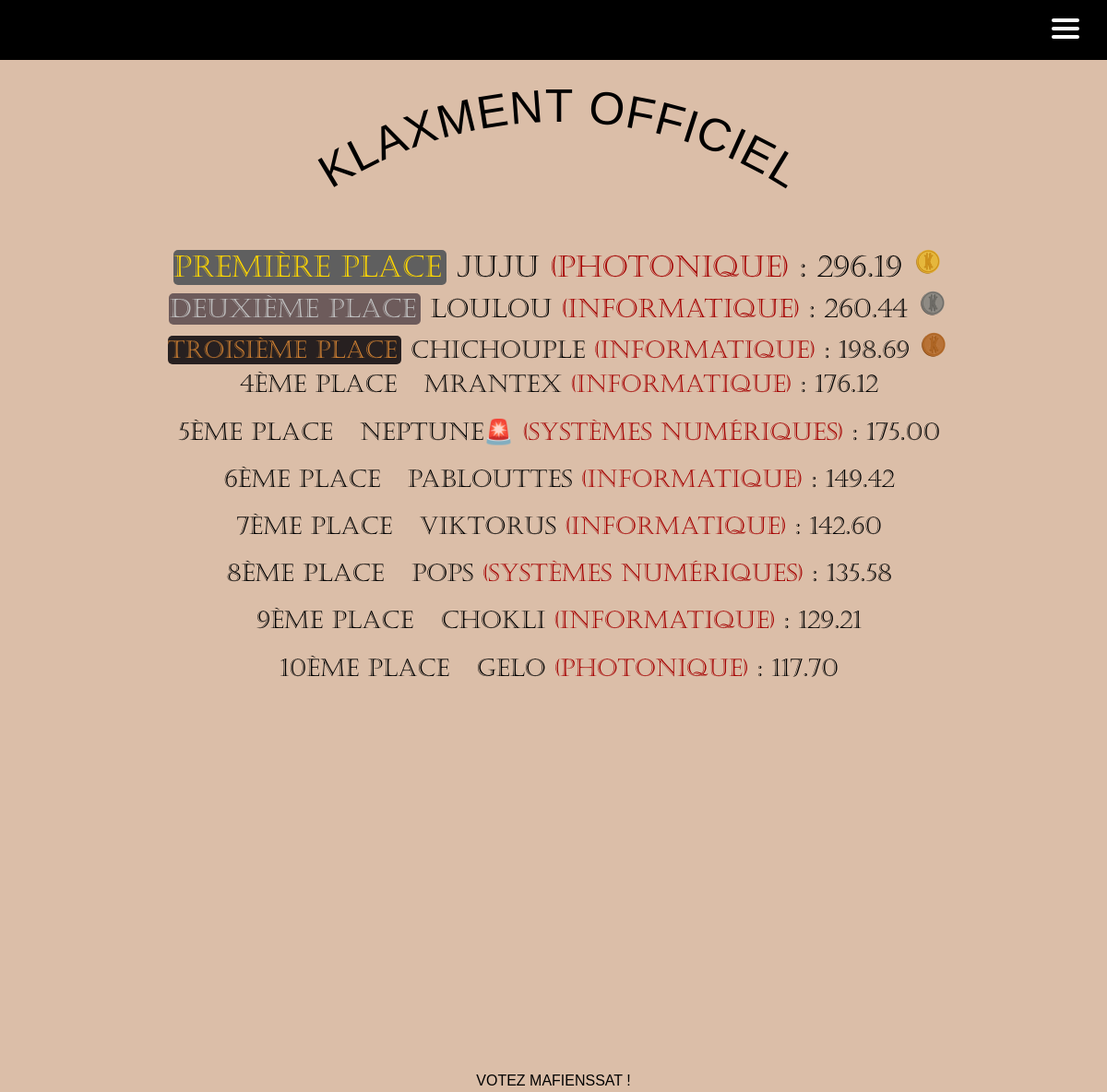
The page /klaxment/ on the database its author committed.
### main_app/models.py (models this page shows)
class User(AbstractUser):
    id = models.AutoField(primary_key=True, unique=True)
    first_name = models.CharField(max_length=30)
    last_name = models.CharField(max_length=30)
    username = models.CharField(max_length=20, unique=True)
    email = models.EmailField(unique=True, default="@enssat.fr")
    SECTOR = (
        ('INFO', 'Informatique'),
        ('PHOT', 'Photonique'),
        ('SNUM', 'Systèmes numériques'),
        ('IMR', 'IMR')
    )
    sector = models.CharField(max_length=4, choices=SECTOR, blank=True, help_text='Donne moi ta filière bro')
    created = models.DateTimeField(auto_now_add=True)
    updated = models.DateTimeField(auto_now=True)
    klax_coins = models.DecimalField(max_digits=12, decimal_places=2, default=100.00)
    activate = models.BooleanField(default=False)
    from_list = models.BooleanField(default=False)
    USERNAME_FIELD = 'email'
    REQUIRED_FIELDS = ['username']

### main_app/views.py (the view)
# urls.py: path("klaxment/", views.klaxment, name="klaxment"),
def klaxment(request):
    userList = User.objects.filter(is_staff=False, is_superuser=False, from_list=False, activate=True).order_by(
        '-klax_coins')
    try:
        user = User.objects.get(pk=request.user.id)
        pseudo = user.username
    except User.DoesNotExist:
        user = None
        pseudo = ""
    data = {'userList': userList, 'pseudo': pseudo}
    return render(request, 'nav_links/klaxment.html', data)

### templates/nav_links/klaxment.html (shortened to what this page needs)
{% extends 'main.html' %}
{% block content %}
{% load static %}
{% include 'nav.html' %}
<div class="row" id="klaxment_id">
    <div id="main_title" class="col-10">
        <h1 class="arced" id="arced">KLAXMENT OFFICIEL</h1>
        <div id="klaxment_list">
            {% for user in userList %}
                {% if forloop.counter == 1 %}
                    <h2><span id="first-span">Première place</span> {{ user.username }} <span class="sector_span">({{ user.get_sector_display }})</span> : {{user.klax_coins}} <img class="img-fluid" height="75" width="75" src="{% static 'klax_or.png' %}" alt=""/></h2>
                {% elif forloop.counter == 2 %}
                    <h3><span id="second-span">Deuxième place</span> {{ user.username }} <span class="sector_span">({{ user.get_sector_display }})</span> : {{user.klax_coins}} <img class="img-fluid" height="75" width="75" src="{% static 'klax_argent.png' %}" alt=""/></h3>
                {% elif forloop.counter == 3 %}
                    <h4><span id="third-span">Troisième place</span> {{ user.username }} <span class="sector_span">({{ user.get_sector_display }})</span> : {{user.klax_coins}} <img class="img-fluid" height="75" width="75" src="{% static 'klax_bronze.png' %}" alt=""/></h4>
                {% elif forloop.counter <= 10 %}
                    <h5><span id="after-span">{{forloop.counter}}ème place </span> {{ user.username }} <span class="sector_span">({{ user.get_sector_display }})</span> : {{user.klax_coins}}</h5>
                {% elif user.username == pseudo %}
                    <h5><span id="after-span">{{forloop.counter}}ème place </span> {{ user.username }} <span class="sector_span">({{ user.get_sector_display }})</span> : {{user.klax_coins}}</h5>
                {% endif %}
            {% endfor %}
        </div>
    </div>
</div>
<div id="vote_mafienssat_klaxment">
    <p>Votez Mafienssat !</p>
</div>
{% endblock %}

### static/styles/style.css (style rules this page uses)
body { background-color: #dbbea8; color: black; }
#klaxment_list { text-align: center; font-family: 'Castelar', Arial, sans-serif; font-weight:normal; font-style:normal; }
#klaxment_list span { padding-right: 20px; }
#first-span { color: #FFD700!important; background-color: rgb(95, 95, 95); padding-right:5px!important; border-radius: 5px; }
#second-span { color: #C0C0C0!important; background-color: rgb(109, 91, 91); padding-right:5px!important; border-radius: 5px; }
#third-span { color: #CD7F32!important; background-color: rgb(39, 32, 32); padding-right:5px!important; border-radius: 5px; }
#after-span { color: black!important; }
#klaxment_list h2 { font-size: 40px; text-transform: uppercase; margin-bottom: 0; }
#klaxment_list img { margin-bottom: 10px; }
#klaxment_list h3 { font-size: 38px; text-transform: uppercase; margin-bottom: 0; }
#klaxment_list h4 { font-size: 36px; text-transform: uppercase; margin-bottom: 0; }
#klaxment_list h5 { font-size: 34px; text-transform: uppercase; margin-bottom: 20px; }
.sector_span { color: rgb(165, 1, 1)!important; padding-right: 0!important; }
@media screen and (min-width: 1200px) and (max-width: 1400px) { #klaxment_list h2 { font-size: 35px; } }
@media screen and (min-width: 1200px) and (max-width: 1400px) { #klaxment_list h3 { font-size: 33px; } }
@media screen and (min-width: 1200px) and (max-width: 1400px) { #klaxment_list h4 { font-size: 31px; } }
@media screen and (min-width: 1200px) and (max-width: 1400px) { #klaxment_list h5 { font-size: 29px; } }
@media screen and (min-width: 1200px) and (max-width: 1400px) { .arced { font-size: 70px!important; } }
@media screen and (min-width: 800px) and (max-width: 1200px) { #klaxment_list img { width: 35px; height: 35px; } }
@media screen and (min-width: 800px) and (max-width: 1200px) { #klaxment_list h2 { font-size: 32px; } }
@media screen and (min-width: 800px) and (max-width: 1200px) { #klaxment_list h3 { font-size: 28px; } }
@media screen and (min-width: 800px) and (max-width: 1200px) { #klaxment_list h4 { font-size: 26px; } }
@media screen and (min-width: 800px) and (max-width: 1200px) { #klaxment_list h5 { font-size: 26px; } }
@media screen and (min-width: 800px) and (max-width: 1200px) { .arced { font-size: 50px!important; } }
@media screen and (max-width: 1330px) { .col-10 { flex: 0 0 auto!important; width: 100%!important; } }
* { cursor:url(https://i.ibb.co/2Whsx1h/klaxicon-5.png) 25 15, auto; }
#main_title { font-family: 'LinBiolinum', Arial, sans-serif; font-weight:normal; font-style:normal; font-size: 110px; margin-top: 20px; margin-right: 0!important; padding-right: 0!important; }
#klaxment_id { background-color: #dbbea8; color: black; }
#vote_mafienssat_klaxment { background-color: #dbbea8; font-family: 'LinBiolinum', Arial, sans-serif; font-weight:normal; font-style:normal; text-transform: uppercase; margin: 0; text-align: center; }
@media screen and (min-height: 1000px) and (max-height: 1200px) { #klaxment_id { padding-bottom: 400px; } }
#klaxment_id h1 { text-align: center; }
.arced { color: black!important; font-family: 'LinBiolinum', Arial, sans-serif; font-weight:normal; font-style:normal; font-size: 80px; margin-bottom: 50px; }

### rows shown on the page
User: username "JUJU", sector "PHOTONIQUE", klax_coins "296.19"
User: username "LOULOU", sector "INFORMATIQUE", klax_coins "260.44"
User: username "CHICHOUPLE", sector "INFORMATIQUE", klax_coins "198.69"
User: username "MRANTEX", sector "INFORMATIQUE", klax_coins "176.12"
User: username "NEPTUNE🚨", sector "SYSTÈMES NUMÉRIQUES", klax_coins "175.00"
User: username "PABLOUTTES", sector "INFORMATIQUE", klax_coins "149.42"
User: username "VIKTORUS", sector "INFORMATIQUE", klax_coins "142.60"
User: username "POPS", sector "SYSTÈMES NUMÉRIQUES", klax_coins "135.58"
User: username "CHOKLI", sector "INFORMATIQUE", klax_coins "129.21"
User: username "GELO", sector "PHOTONIQUE", klax_coins "117.70"
